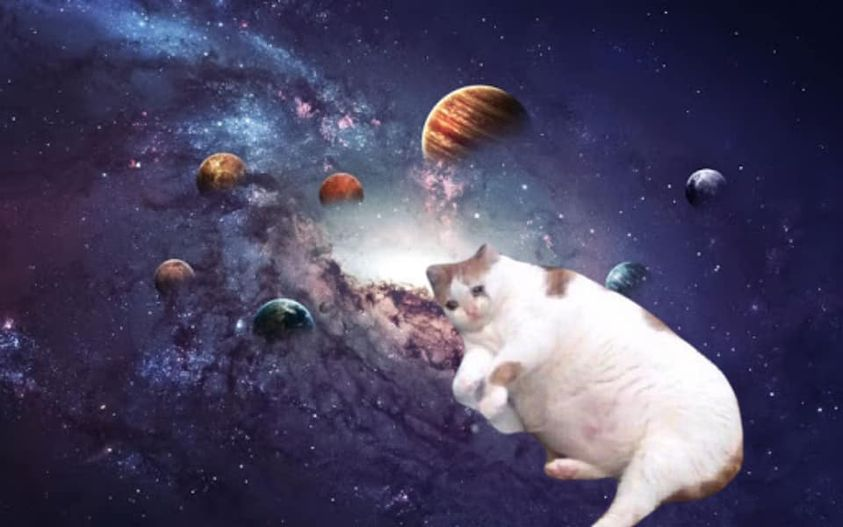
#> input picture ex_cv/universe_cat.jpg, 843 x 527 px
$ python ex_cv01.py
#> lines starting #> are read from the running program, lines starting #| are printed output that depends on the picture
#이미지 열기

import cv2
import sys

#print(cv2.__version__) # 버전출력

img = cv2.imread("universe_cat.jpg")
#> img is the input picture: shape (527, 843, 3); mean B, G, R 99.5, 71.8, 76.6

if img is None:
    sys.exit("파일을 찾을 수 없습니다.")

#print(type(img))
#print(img.shape)

print(img[0,0,0],img[0,0,1],img[0,0,2])
#| 87 52 49
print("*"*80)
print(img[0,1,0],img[0,1,1],img[0,1,2])
#| 88 53 50
print("*"*80)


gray = cv2.cvtColor(img, cv2.COLOR_BGR2GRAY)
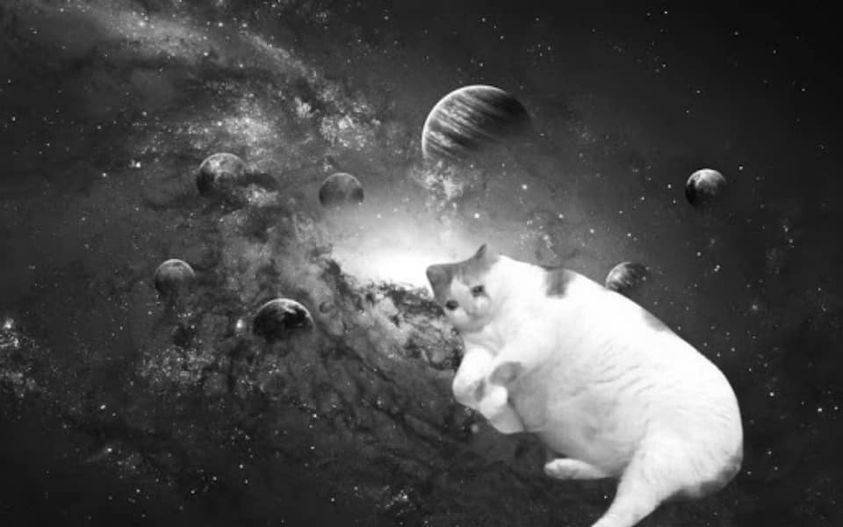
#> gray: shape (527, 843); min 3, max 255, mean 76.4
gray_small = cv2.resize(gray, dsize=(0,0), fx=0.5, fy=0.5)

cv2.imwrite("window_gray.jpg", gray)
cv2.imwrite("window_gray_small.jpg", gray_small)

cv2.imshow("COLOR", img)
cv2.imshow("GRAY", gray)
cv2.imshow("GRAY_SMALL", gray_small)


cv2.waitKey() # key 입력이 없으면 1초뒤 종료(밀리초 단위 입력)
cv2.destroyAllWindows()

$ run again, with ex_cv/apples.jpg copied over ex_cv/universe_cat.jpg
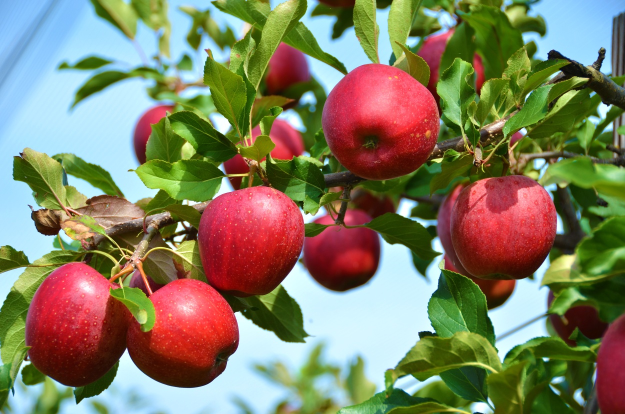
#> input picture ex_cv/apples.jpg, 1250 x 828 px (shown at 1/2 size)
#> img is the input picture: shape (828, 1250, 3); mean B, G, R 98.5, 125.8, 129.6
#| 233 173 113
#| 235 175 115
#> `gray = cv2.cvtColor(img, cv2.COLOR_BGR2GRAY)`:
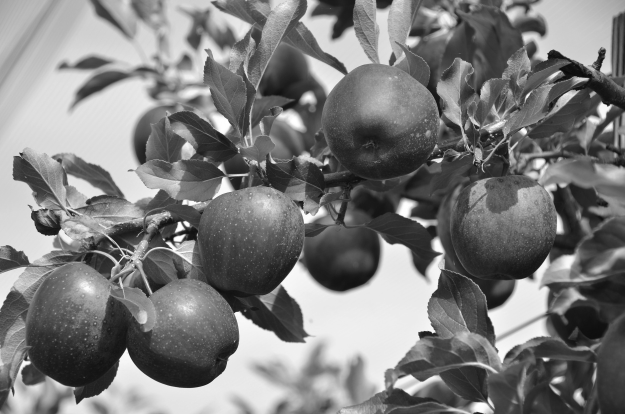
#> gray: shape (828, 1250) (shown at 1/2 size); min 8, max 255, mean 123.8
#> `gray_small = cv2.resize(gray, dsize=(0,0), fx=0.5, fy=0.5)`:
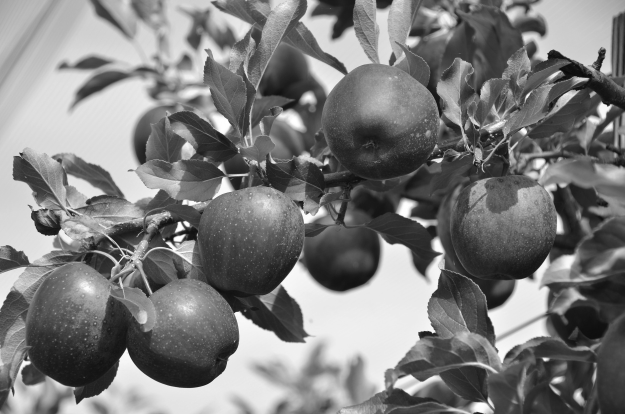
#> gray_small: shape (414, 625); min 10, max 255, mean 123.9
